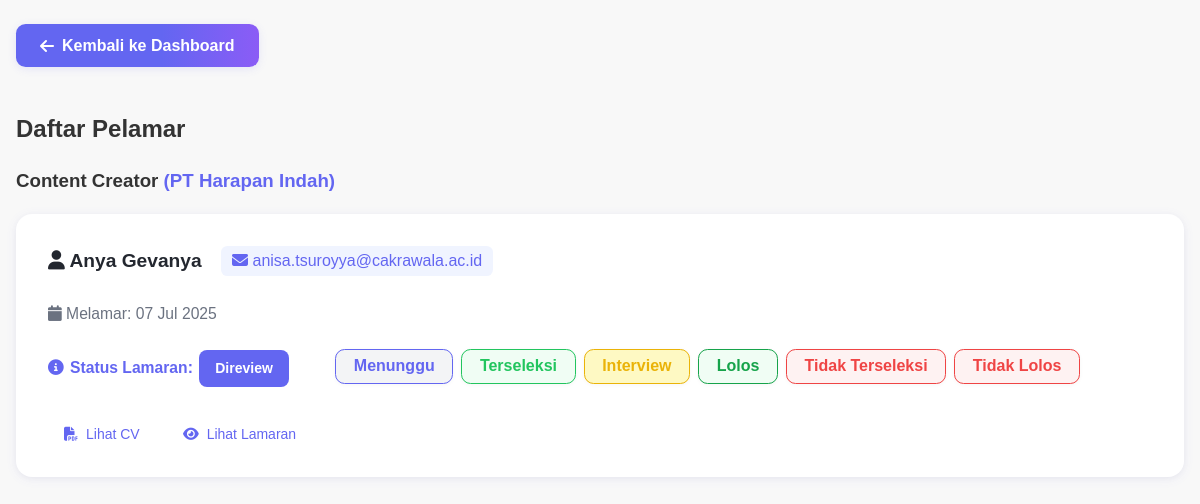
/src/pages/applicants-list.php?job_id=6 (signed in), run on an earlier commit of the app's database.
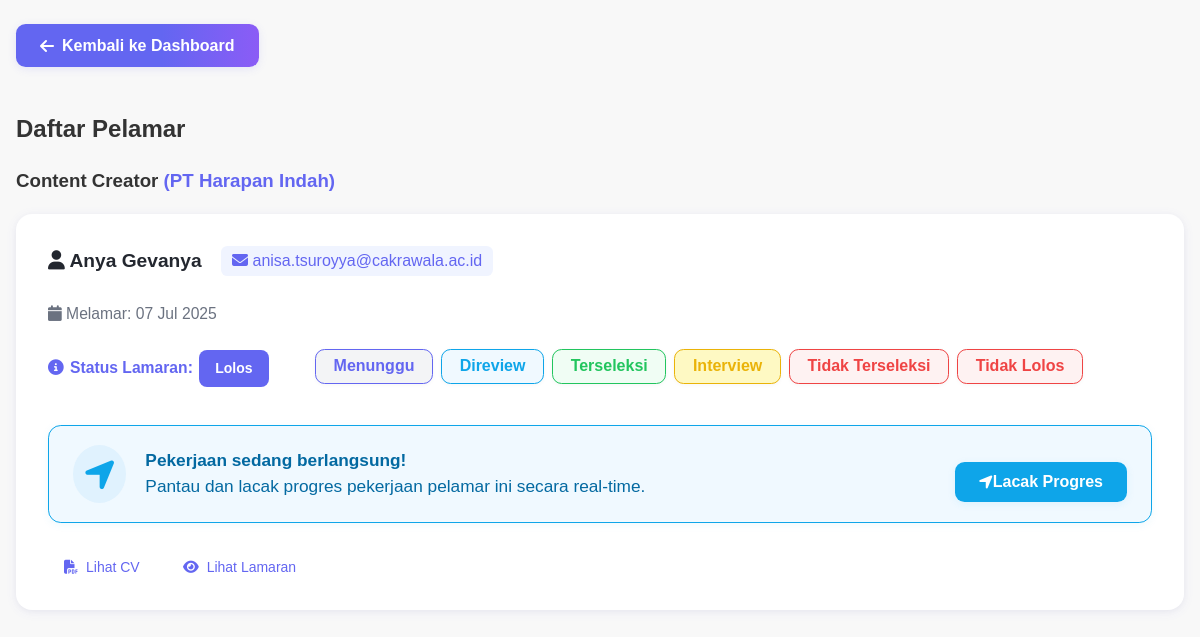
And on a later commit of the database.
### tables this page shows
CREATE TABLE `applications` (
  `id` int(11) NOT NULL,
  `user_id` int(11) NOT NULL,
  `job_id` int(11) NOT NULL,
  `cover_letter` text DEFAULT NULL,
  `cv_file` varchar(255) DEFAULT NULL,
  `expected_salary` decimal(10,2) DEFAULT NULL,
  `availability` varchar(50) DEFAULT NULL,
  `additional_info` text DEFAULT NULL,
  `status` enum('menunggu','direview','terseleksi','interview','lolos','tidak_terseleksi','tidak_lolos') NOT NULL DEFAULT 'menunggu',
  `work_status` enum('not_started','in_progress','completed','reviewed','sudah_direview','waiting_worker_confirmation','paid') DEFAULT 'not_started',
  `applied_at` timestamp NOT NULL DEFAULT current_timestamp(),
  `updated_at` timestamp NOT NULL DEFAULT current_timestamp() ON UPDATE current_timestamp(),
  `payment_proof` varchar(255) DEFAULT NULL
);

CREATE TABLE `users` (
  `id` int(11) NOT NULL,
  `name` varchar(100) NOT NULL,
  `email` varchar(100) NOT NULL,
  `password` varchar(255) NOT NULL,
  `profile_picture` varchar(255) DEFAULT NULL,
  `bio` text DEFAULT NULL,
  `specializations` varchar(255) DEFAULT NULL,
  `linkedin_url` varchar(255) DEFAULT NULL,
  `instagram_url` varchar(255) DEFAULT NULL,
  `facebook_url` varchar(255) DEFAULT NULL,
  `twitter_url` varchar(255) DEFAULT NULL,
  `education` text DEFAULT NULL,
  `portfolio_url` varchar(255) DEFAULT NULL,
  `cv_url` varchar(255) DEFAULT NULL,
  `created_at` timestamp NOT NULL DEFAULT current_timestamp(),
  `bank_account` varchar(100) DEFAULT NULL,
  `bank_name` varchar(50) DEFAULT NULL
);

### src/pages/applicants-list.php (the view, shortened to what the changed rows need)
<?php
require_once '../db/connection.php';
$job_id = intval($_GET['job_id']);
$applicants = mysqli_query($conn, "SELECT a.*, u.name, u.email FROM applications a JOIN users u ON a.user_id = u.id WHERE a.job_id='$job_id' ORDER BY a.applied_at DESC");
?>
<!DOCTYPE html>
<html lang="id">
<head>
    <link rel="stylesheet" href="../../user/style/dashboard.css">
    <link rel="stylesheet" href="https://cdnjs.cloudflare.com/ajax/libs/font-awesome/6.4.0/css/all.min.css">
</head>
<body>
    <div class="container">
        <h2>Daftar Pelamar</h2>
        <?php while ($app = mysqli_fetch_assoc($applicants)): ?>
            <div class="applicant-card" data-app-id="<?php echo $app['id']; ?>">
                <div class="applicant-header">
                    <span class="applicant-name"><i class="fa fa-user"></i> <?php echo htmlspecialchars($app['name']); ?></span>
                    <span class="applicant-email"><i class="fa fa-envelope"></i> <?php echo htmlspecialchars($app['email']); ?></span>
                </div>
                <div class="applicant-meta">
                    <span><i class="fa fa-calendar"></i> Melamar: <?php echo date('d M Y', strtotime($app['applied_at'])); ?></span>
                    <div class="applicant-status-row">
                        <?php
                        $status_label = '';
                        $status_db = strtolower(trim($app['status']));
                        switch($status_db) {
                            case 'direview': $status_label = 'Direview'; break;
                            case 'lolos': $status_label = 'Lolos'; break;
                        }
                        $status_label_map = [
                            'menunggu' => 'Menunggu',
                            'direview' => 'Direview',
                            'terseleksi' => 'Terseleksi',
                            'interview' => 'Interview',
                            'lolos' => 'Lolos',
                            'tidak_terseleksi' => 'Tidak Terseleksi',
                            'tidak_lolos' => 'Tidak Lolos'
                        ];
                        ?>
                        <span class="applicant-status-label"><i class="fa fa-info-circle"></i> Status Lamaran: <span class="badge badge-status badge-<?php echo htmlspecialchars($status_db); ?>"><?php echo $status_label; ?></span></span>
                        <div class="status-action-group" style="display:inline-flex;gap:0.5rem;margin-left:1.2rem;flex-wrap:wrap;">
                            <?php
                            $status_icons = [
                                'menunggu' => '<i class="fa fa-hourglass-half"></i>',
                                'direview' => '<i class="fa fa-search"></i>',
                                'terseleksi' => '<i class="fa fa-check-circle"></i>',
                                'interview' => '<i class="fa fa-comments"></i>',
                                'lolos' => '<i class="fa fa-trophy"></i>',
                                'tidak_terseleksi' => '<i class="fa fa-times-circle"></i>',
                                'tidak_lolos' => '<i class="fa fa-times-circle"></i>'
                            ];
                            ?>
                            <?php foreach ($status_label_map as $s => $label): ?>
                                <?php if ($s !== $status_db): ?>
                                    <button class="btn btn-outline btn-sm btn-status-<?php echo $s; ?>" onclick="updateStatus(<?php echo $app['id']; ?>, '<?php echo $s; ?>')" style="font-weight:600;" title="Ubah status ke <?php echo $label; ?>" data-debug="button-<?php echo $s; ?>">
                                        <?php echo $status_icons[$s]; ?> <?php echo $label; ?>
                                    </button>
                                <?php endif; ?>
                            <?php endforeach; ?>
                        </div>
                    </div>
                </div>
                <?php if (strtolower($app['status']) === 'lolos'): ?>
                    <div class="sub-progress-card">
                        <div class="sub-progress-content">
                            <div class="sub-progress-icon"><i class="fa fa-location-arrow"></i></div>
                            <div class="sub-progress-text">
                                <strong>Pekerjaan sedang berlangsung!</strong><br>
                                Pantau dan lacak progres pekerjaan pelamar ini secara real-time.
                            </div>
                            <button class="btn btn-primary sub-progress-btn" onclick="window.location='tracking-pekerjaan.php?app_id=<?= $app['id'] ?>'">
                                <i class="fa fa-location-arrow"></i> Lacak Progres
                            </button>
                        </div>
                    </div>
                <?php endif; ?>
                <div class="applicant-actions">
                    <a class="btn btn-outline btn-sm" href="../../user/uploads/cv/<?php echo htmlspecialchars(basename($app['cv_file'])); ?>" target="_blank">
                        <i class="fa fa-file-pdf"></i> Lihat CV
                    </a>
                    <button class="btn btn-outline btn-sm" onclick="showLamaranModalAjax(<?php echo $app['id']; ?>)">
                        <i class="fa fa-eye"></i> Lihat Lamaran
                    </button>
                </div>
            </div>
        <?php endwhile; ?>
        </div>
</body>
</html>

What changed in the data, as far as the page shows it:
changed applications "Anya Gevanya": status "Direview" → "Lolos"; now shows "Pekerjaan sedang berlangsung! Pantau dan lacak progres pekerjaan pelamar ini secara real-time. Lacak Progres"
Also different on the page:
new list line: "Direview"
list line gone: "Lolos"
